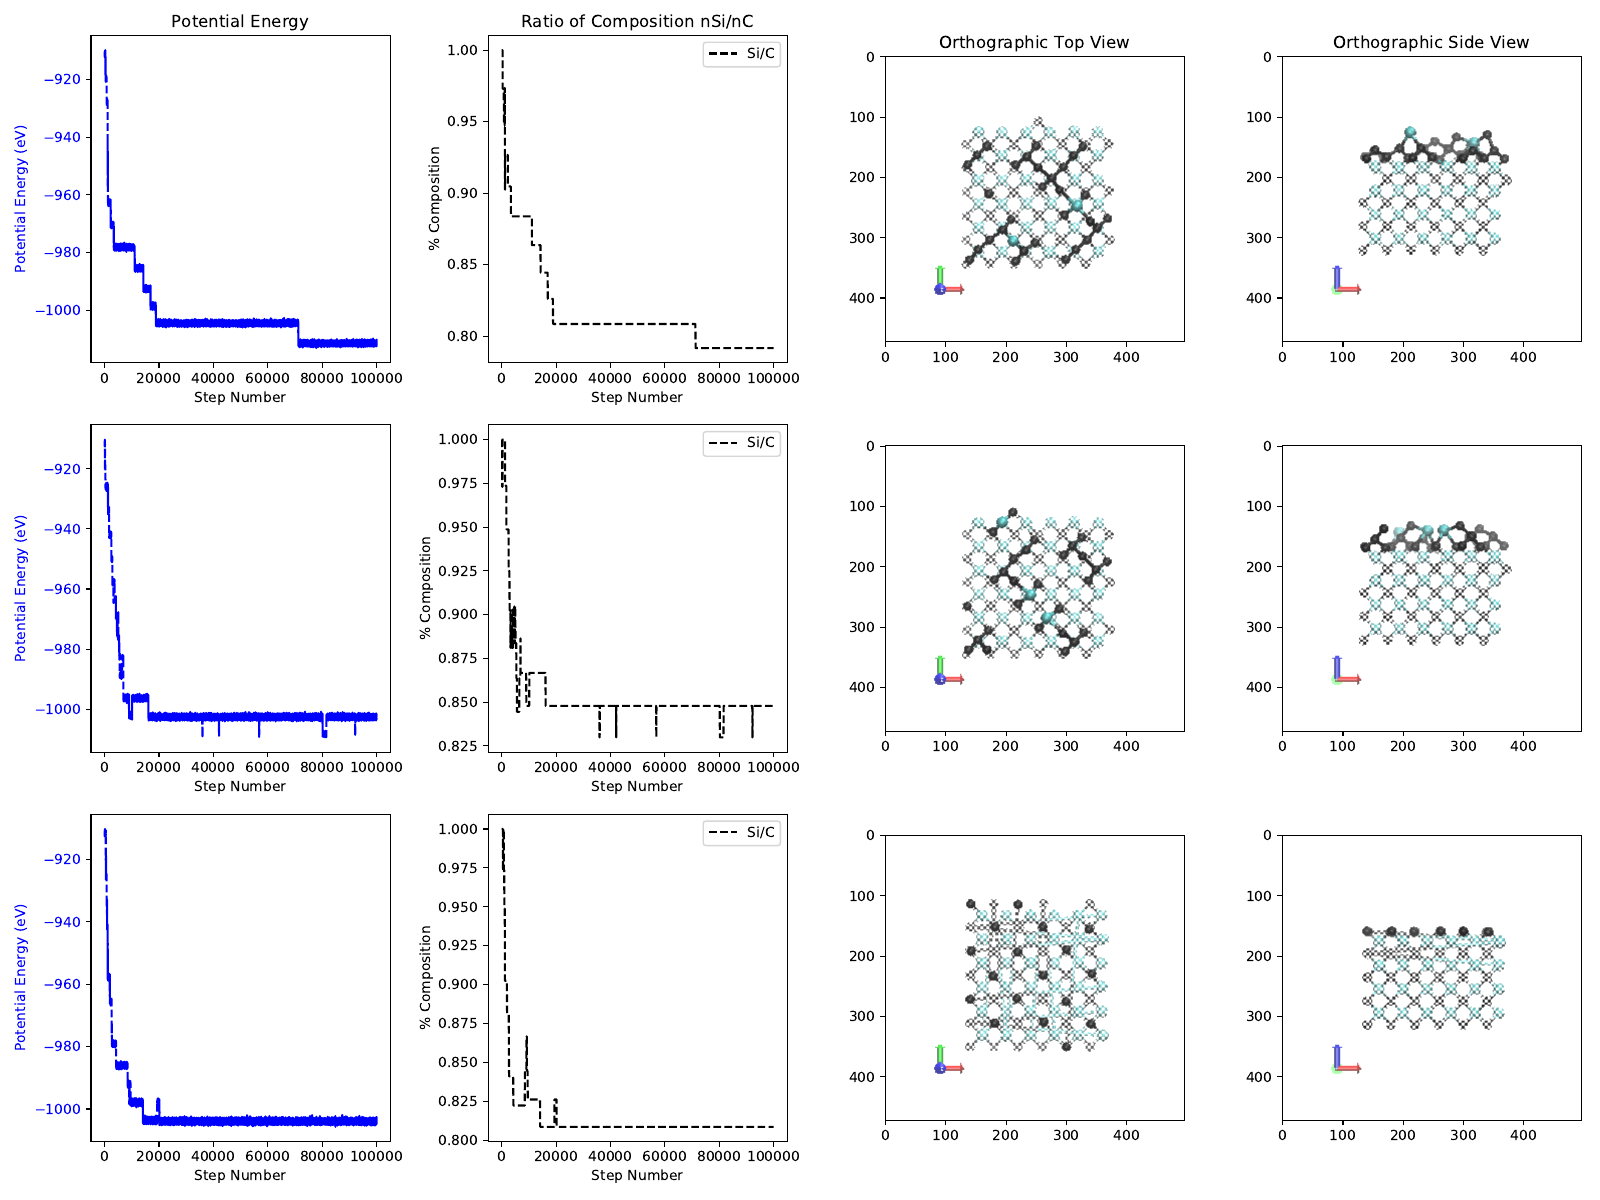

This chart was generated by the following Python code:
import argparse
import matplotlib.pyplot as plt
import numpy as np
import pandas as pd

import matplotlib.image as mpimg

from lmp_plotting import *
from lmp_utils import *
from plot_ase import *
   
def main():
    filename = "muSi-5.80_muC-5.75_seed"
    filename1 = filename + "1.csv"
    filename2 = filename + "2.csv"
    filename3 = filename + "3.csv"
       
    file_top = "images/Top "
    file_side = "images/Side "
    imgs_top = []
    imgs_side = []
    df = {}
            
    poteng = {}
    redPot = {}
    comp = {}   
    
    for num in range(0, 3):
        if False:
            file = file_top + str(num+1) + ".png"
            imgs_top.append( mpimg.imread(file) )
            file = file_side + str(num+1) + ".png"
            imgs_side.append( mpimg.imread(file) )
        else:
            plot_ase(filename + str(num+1) + ".xyz")
            file = filename + str(num+1) + "_top.png"
            imgs_top.append( mpimg.imread(file) )
            file = filename + str(num+1) + "_side.png"
            imgs_side.append( mpimg.imread(file) )
        file = filename + str(num+1) + ".csv"
        df[num] = pd.read_csv( file )
        
        poteng[num] = df[num]['PE'].values
        redPot[num] = df[num]['redPot'].values
        nSi = df[num]['nSi'].values 
        nC = df[num]['nC'].values 
        comp[num] = nSi/nC
        
    indices = df[0]['indx'].values
    
    # plot contents of log file
    fig, axs = plt.subplots(nrows=3, ncols=4, figsize=(16, 12))
    for num, ax in enumerate(axs):
        # plot energies
        ax[0].plot(indices, poteng[num], 'b--', label = 'Potential')
        ax[0].set_xlabel('Step Number')
        ax[0].set_ylabel('Potential Energy (eV)', color = 'b')
        ax[0].tick_params('y', labelcolor='b')
            
        ax[1].plot(indices, comp[num], 'k--', linewidth=1.5, label='Si/C')
        ax[1].legend(loc='upper right')
        ax[1].set_xlabel('Step Number')
        ax[1].set_ylabel('% Composition')
        
        ax[2].imshow(imgs_top[num])
        ax[3].imshow(imgs_side[num])

    axs[0,0].set_title('Potential Energy')
    axs[0,1].set_title('Ratio of Composition nSi/nC')
    axs[0,2].set_title('Orthographic Top View')
    axs[0,3].set_title('Orthographic Side View')
    fig.tight_layout()
    plt.savefig( "seed_comp_ase.pdf" )
        
if __name__ == "__main__":
    main()